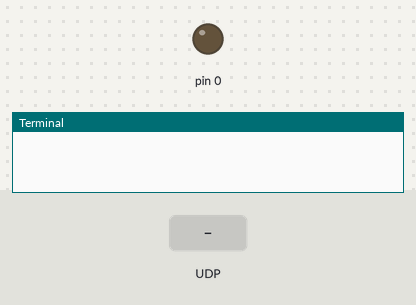
A program run on a simulated Raspberry Pi (wiringPi pin numbers). Parts: output pins drawn as LEDs (lit = HIGH), the last lines printed to the terminal. The inputs (shaded band) are chosen by the test bench. Pin numbers are wiringPi numbers.

Above: at 1.2 s.
1.3 s: UDP packet "1" arrives
At 2.3 s:
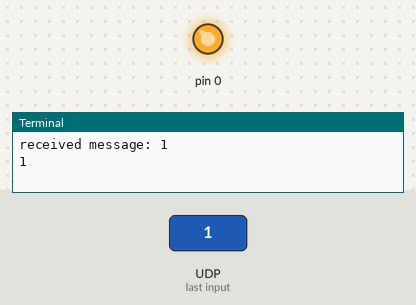
2.8 s: UDP packet "0" arrives
At 3.4 s:
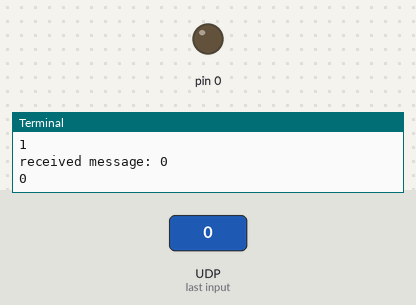
Timing chart, 0 to 5.8 s (numbered marks = the images above; inputs shaded):
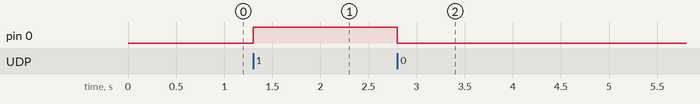

Measured:
- after the input at 1.3 s, pin 0: LOW → HIGH at once
- after the input at 2.8 s, pin 0: HIGH → LOW at once

The program:

ledblinker.py
```python
# (licence header left out)
import time
import os
import socket
import wiringpi

UDP_IP = "127.0.0.1"
UDP_PORT = 3001

sock = socket.socket(socket.AF_INET, # Internet
                     socket.SOCK_DGRAM) # UDP
sock.bind((UDP_IP, UDP_PORT))
#wiringpi.wiringPiSetupGpio()
wiringpi.wiringPiSetup()
#wiringpi.wiringPiSetupSys()
#wiringpi.wiringPiSetupGpio()

led_old = 0
wiringpi.pinMode(0, 1)

while True:
    data, addr = sock.recvfrom(1024) # buffer size is 1024 bytes
    print "received message:", data
    if data != led_old:
        print data
        wiringpi.digitalWrite(0,int(data))
        led_old = data

    # time.sleep(0.01)
```
